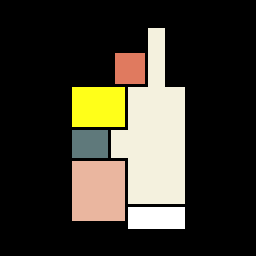
#> input picture mydataset/0_room_instances_colored.png, 256 x 256 px; its folder holds only this picture in this run
$ python -i data_new.py   (imports and definitions only)
#> lines starting #> are read from the running program, lines starting #| are printed output that depends on the picture; after the words box and inside, x2 and y2 are one past the last pixel; in counts of white or black regions, pixels touching at a corner belong together
import cv2
import numpy as np
import pickle
import os
import random
from collections import defaultdict
import sys
sys.path.append(os.path.abspath(os.path.join(os.path.dirname(__file__), '..')))
from datasets.floorplan_Loader import Load_floorplan_Plan_Graph

# Define color map (BGR order for OpenCV)
color_map = np.array([
    [222, 241, 244],   # living room 0
    [159, 182, 234],   # bedroom 1
    [95, 122, 224],    # kitchen 2
    [123, 121, 95],    # bathroom 3
    [143, 204, 242],   # balcony 4
    [92, 112, 107],    # storage 5
    [100, 100, 100],   # exterior wall
    [25, 255, 255],    # front door
    [150, 150, 150],   # interior wall
    [255, 255, 255],   # external
], dtype=np.uint8)

def extract_data_from_rplan(rplan_image_path):
    # Load 4-channel PNG
#> called with rplan_image_path = '0_room_instances_colored.png'
    img = cv2.imread(rplan_image_path, cv2.IMREAD_UNCHANGED)
#> img is the input picture: shape (256, 256, 3); mean B, G, R 44.2, 55.5, 59.5
    if img is None or img.shape[2] < 2:
        raise ValueError(f"Invalid or missing image: {rplan_image_path}")

    instance_channel = img[:,:,0]
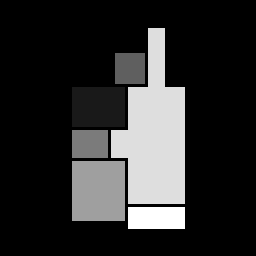
#> instance_channel: shape (256, 256); min 0, max 255, mean 44.2
    room_type_channel = img[:,:,1]
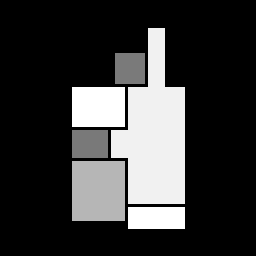
#> room_type_channel: shape (256, 256); min 0, max 255, mean 55.5

    # For segmentation, you can use instance_channel > 0 as foreground
    segmentation = (instance_channel > 0).astype(np.uint8) * 255
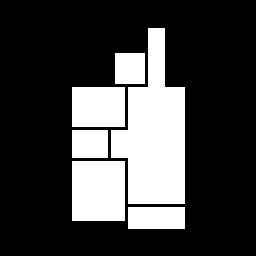
#> segmentation: shape (256, 256); 25.4% white; 6 white regions, box (x1, y1, x2, y2) and area: (111, 28, 185, 204) 8148, (72, 161, 125, 221) 3180, (72, 87, 125, 127) 2120, (128, 207, 185, 229) 1254, (72, 130, 108, 158) 1008, (115, 53, 145, 84) 930

    # 1. Extract boundary graph
    boundary_graph = extract_boundary_graph(segmentation)

    # 2. Extract wall graph
    wall_graph = extract_wall_graph(img, segmentation)

    # 3. Extract inter_graph (connections between walls)
    inter_graph = create_inter_graph(wall_graph)

    # 4. Extract door information from room_type_channel (ID 15 for front door)
    door_info = extract_door_info_from_channel(room_type_channel)

    # 5. Extract room information
    rooms_info = extract_rooms_info_from_channels(instance_channel, room_type_channel)

    # 6. Calculate room circles
    room_circles = calculate_room_circles(rooms_info)

    # 7. Determine room connections
    connects = determine_room_connections(segmentation, rooms_info)

    # 8. Generate BFS traversal iterations
    allG_iteration = generate_bfs_iterations(wall_graph)

    # 9. Create window mask (placeholder)
    new_window_mask = create_window_mask(img, segmentation)

    # 10. Generate blur masks
    inside_blur, outside_blur = generate_blur_masks(segmentation)

    return {
        'main': [wall_graph, boundary_graph, inter_graph, door_info, room_circles,
                 rooms_info, connects, allG_iteration, new_window_mask],
        'blur': [inside_blur, outside_blur]
    }


def extract_boundary_graph(img):
    """
    Extract the boundary graph using Channel 4 (index 3).
    Channel 4 distinguishes between exterior (0) and interior (255) areas.
    """
    # Get boundary information directly from Channel 4 (index 3)
#> (the run stopped early here; a loop or call above may not have finished)
